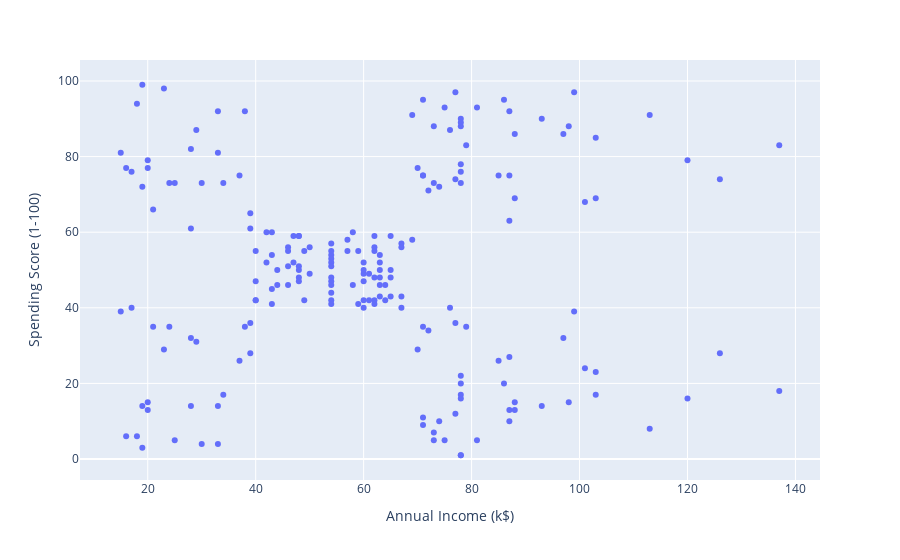

Source (notebook cell):
### Markdown cell above
### lets start by making a general scatter plot between the 2 features

### Code cell
fig = px.scatter(features, x="Annual Income (k$)", y="Spending Score (1-100)", hover_data=features)
fig.show()

### Figure 1 — Plotly figure (JSON) as saved in the notebook; plotly's stock layout.template omitted (floating-point values rounded to 4 significant figures; data arrays with more than 128 entries replaced by an {"elided": "..."} marker saying what was removed)
{"data": [{"hovertemplate": "Annual Income (k$)=%{x}<br>Spending Score (1-100)=%{y}<extra></extra>", "legendgroup": "", "marker": {"color": "#636efa", "symbol": "circle"}, "mode": "markers", "name": "", "orientation": "v", "showlegend": false, "type": "scatter", "x": {"elided": "200 int values"}, "xaxis": "x", "y": {"elided": "200 int values"}, "yaxis": "y"}], "layout": {"legend": {"tracegroupgap": 0}, "margin": {"t": 60}, "xaxis": {"anchor": "y", "domain": [0, 1], "title": {"text": "Annual Income (k$)"}}, "yaxis": {"anchor": "x", "domain": [0, 1], "title": {"text": "Spending Score (1-100)"}}}}
